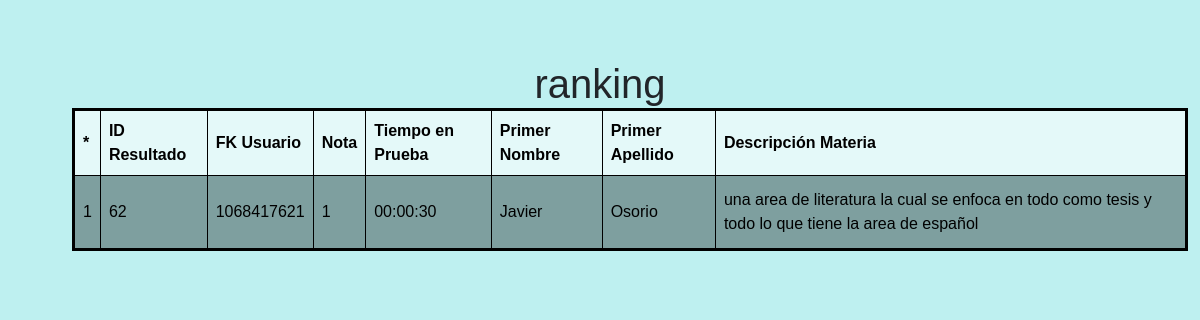
The page /htmls/menu/modulo/ranking/ranking.php on the database its author committed.
### tables this page shows
CREATE TABLE IF NOT EXISTS `resultado_usuario` (
  `fk_usodoc` int NOT NULL,
  `nota` int NOT NULL,
  `tiempo_en_prueba` time NOT NULL,
  `id_resultado` int NOT NULL AUTO_INCREMENT,
  `fk_mat` int NOT NULL,
  PRIMARY KEY (`id_resultado`),
  KEY `fk_usodoc` (`fk_usodoc`),
  KEY `fk_materia_nueva` (`fk_mat`)
);

CREATE TABLE IF NOT EXISTS `usuario` (
  `doc` int NOT NULL,
  `correo` varchar(60) NOT NULL,
  `primer_nombre` varchar(45) NOT NULL,
  `segundo_nombre` varchar(45) NOT NULL,
  `primer_apellido` varchar(45) NOT NULL,
  `segundo_apellido` varchar(45) NOT NULL,
  `clave` text NOT NULL,
  `cel` int NOT NULL,
  `tipo_docu` varchar(20) NOT NULL,
  `grado` varchar(20) NOT NULL,
  `fk_rol` varchar(20) NOT NULL,
  PRIMARY KEY (`doc`),
  KEY `fk_rol` (`fk_rol`)
);

CREATE TABLE IF NOT EXISTS `materias` (
  `id_materia` int NOT NULL,
  `nombre` varchar(20) NOT NULL,
  `descripcion_materia` varchar(100) NOT NULL,
  `fkmon_doc` int NOT NULL,
  PRIMARY KEY (`id_materia`)
);

### htmls/menu/modulo/ranking/ranking.php (the view, shortened to what this page needs)
<?php
include("db.php");
$query = "SELECT usuario.*, resultado_usuario.*, materias.descripcion_materia
          FROM usuario
          INNER JOIN resultado_usuario ON usuario.doc = resultado_usuario.fk_usodoc
          INNER JOIN materias ON resultado_usuario.fk_mat = materias.id_materia";
$result = $conn->query($query);
if ($result->num_rows > 0) {
  ?>
  <!DOCTYPE html>
  <html lang="es">
  <head>
    <link rel="stylesheet" href="https://cdn.jsdelivr.net/npm/bootstrap@4.4.1/dist/css/bootstrap.min.css"
>
    <link rel="stylesheet" type="text/css" href="http://localhost/zonas/htmls/menu/modulo/css1/rankin.css">
    <link rel="stylesheet" href="https://cdn.jsdelivr.net/npm/bootstrap@4.4.1/dist/css/bootstrap.min.css"
>
    <link rel="stylesheet" type="text/css" href="http://localhost/zonas/htmls/menu/modulo/css1/rankin.css">
  </head>
  <body>
    <center>
      <h1 class="fa fa-trophy">ranking</h1>
    </center>
    <table border="1">
      <thead>
        <tr>
          <th>*</th>
          <th>ID Resultado</th>
          <th>FK Usuario</th>
          <th>Nota</th>
          <th>Tiempo en Prueba</th>
          <th>Primer Nombre</th>
          <th>Primer Apellido</th>
          <th>Descripción Materia</th>
        </tr>
      </thead>
      <tbody>
        <?php
        $num = 1;
        $contador = 0;
        while ($contador < 3 && ($row = $result->fetch_assoc())) {
            ?>
            <tr>
              <td>
                <p>
                <p>
                  <?= $num ?>
                </p>
                </p>
              </td>
              <td>
                <?= $row["id_resultado"] ?>
              </td>
              <td>
                <?= $row["doc"] ?>
              </td>
              <td>
                <?= $row["nota"] ?>
              </td>
              <td>
                <?= $row["tiempo_en_prueba"] ?>
              </td>
              <td>
                <?= $row["primer_nombre"] ?>
              </td>
              <td>
                <?= $row["primer_apellido"] ?>
              </td>
              <td>
                <?= $row["descripcion_materia"] ?>
              </td>
            </tr>
            <?php
            $num++;
        }
        ?>
      </tbody>
    </table>
  </body>
  </html>
  <?php
} else {
  echo "No se encontraron resultados.";
}
?>

### htmls/menu/modulo/css1/rankin.css (style rules this page uses)
body { font-family: Arial, sans-serif; margin: 0%; padding: 0; background-color: rgb(190, 240, 240); }
h1 { margin: 5%; }
table { width: 93%; border-collapse: collapse; border-radius: 10px; margin-left: 6%; margin-top: -5%; border: solid; color: rgb(0, 0, 0); }
th, td { border: 1px solid; padding: 8px; text-align: left; background-color: rgba(0, 0, 0, 0.336); }
th { background-color: rgba(255, 255, 255, 0.598); }

### rows shown on the page
resultado_usuario: id_resultado "62", fk_usodoc.doc "1068417621", nota "1", tiempo_en_prueba "00:00:30", fk_usodoc.primer_nombre "Javier", fk_usodoc.primer_apellido "Osorio", fk_mat.descripcion_materia "una area de literatura la cual se enfoca en todo como tesis y todo lo que tiene la area de español"
